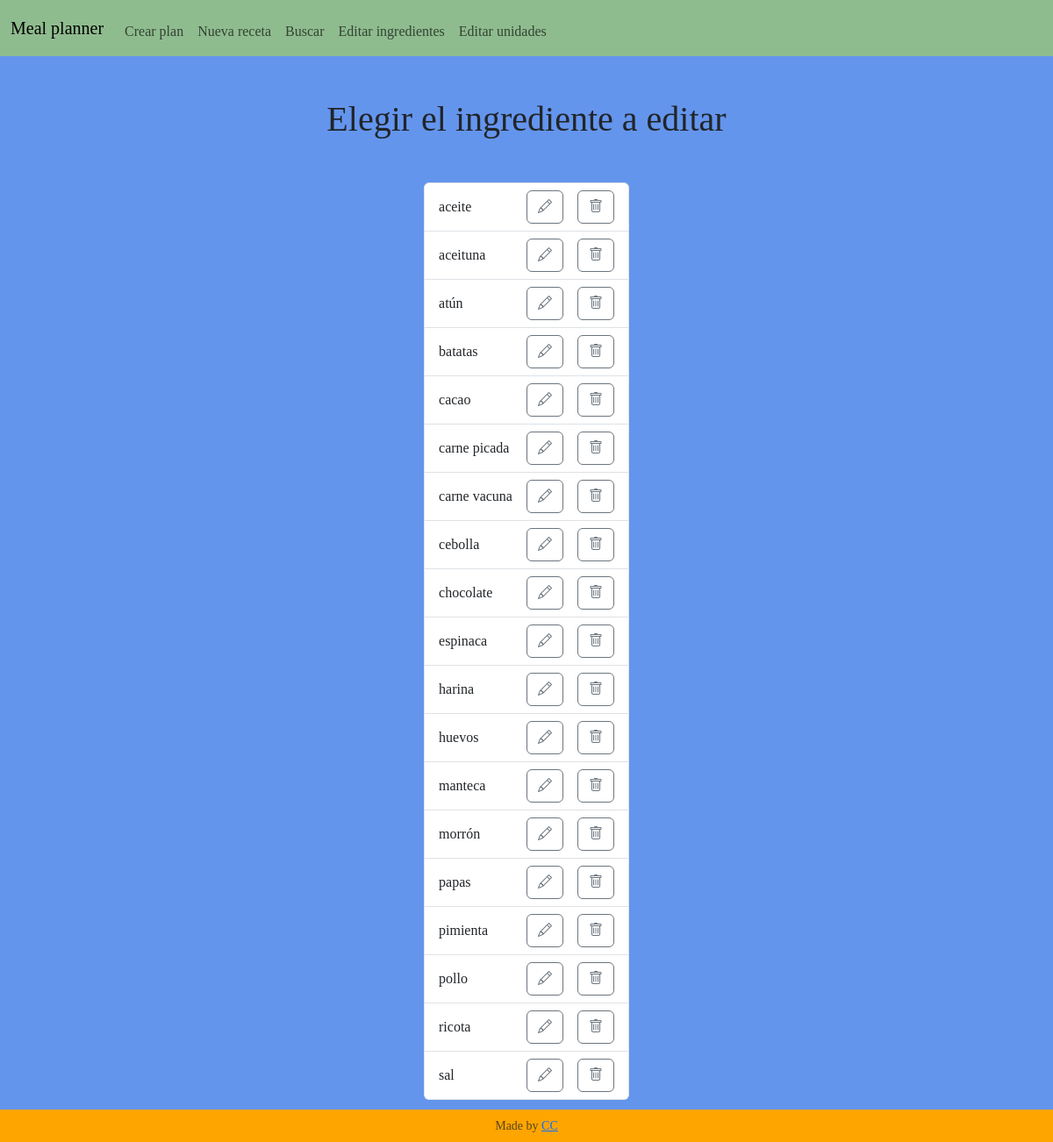
The page /edit_ingredients on the database its author committed.
### tables this page shows
CREATE TABLE ingredients (id INTEGER PRIMARY KEY AUTOINCREMENT NOT NULL, name TEXT NOT NULL);

### app.py (the view)
@app.route("/edit_ingredients", methods=["GET", "POST"])
def edit_ingredients():
    cur = db_connect()
    cur.execute("SELECT * FROM ingredients ORDER BY name ASC")
    all_ingredients = cur.fetchall()
    db_close(cur)
    return render_template("edit_ingredients.html", all_ingredients=all_ingredients)

### app.py (called while the page is built)
def db_connect():
    con = sqlite3.connect("meal_planner.db")
    con.row_factory = sqlite3.Row
    cur = con.cursor()
    return cur

def db_close(con):
    con.close()

@app.after_request
def after_request(response):
    response.headers["Cache-Control"] = "no-cache, no-store, must-revalidate"
    response.headers["Expires"] = 0
    response.headers["Pragma"] = "no-cache"
    return response

### templates/edit_ingredients.html (shortened to what this page needs)
{% extends "layout.html" %}
{% block main %}
<section class="container-fluid text-center">
    <h1 class="mb-5">Elegir el ingrediente a editar</h1>
    <ul class="list-group d-inline-flex">
        {% for ingredient in all_ingredients %}
            <li class="list-group-item d-flex justify-content-between align-items-center">
                <p class="m-0">{{ ingredient["name"] }}</p>
                <div class="d-flex">
                    <form action="/edit_single_ingredient" method="get">
                        <button type="submit" class="btn btn-outline-secondary mx-3"><i class="bi bi-pencil"></i></button>
                    </form>
                    <form action="/delete_ingredient" method="get">
                        <button type="submit" class="btn btn-outline-secondary"><i class="bi bi-trash"></i></button>
                    </form>
                </div>
            </li>
        {% endfor %}
    </ul>
</section>
{% endblock %}

### static/styles.css (style rules this page uses)
body { background-color: cornflowerblue; font-family: Georgia, 'Times New Roman', Times, serif; }

### rows shown on the page
ingredients: name "aceite"
ingredients: name "aceituna"
ingredients: name "atún"
ingredients: name "batatas"
ingredients: name "cacao"
ingredients: name "carne picada"
ingredients: name "carne vacuna"
ingredients: name "cebolla"
ingredients: name "chocolate"
ingredients: name "espinaca"
ingredients: name "harina"
ingredients: name "huevos"
ingredients: name "manteca"
ingredients: name "morrón"
ingredients: name "papas"
ingredients: name "pimienta"
ingredients: name "pollo"
ingredients: name "ricota"
ingredients: name "sal"
